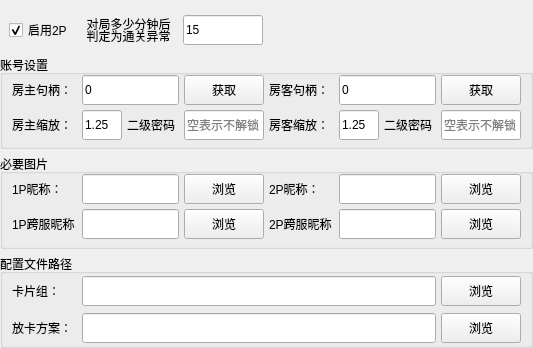
<?xml version="1.0" encoding="UTF-8"?>
<ui version="4.0">
 <class>StartParam</class>
 <widget class="QWidget" name="StartParam">
  <property name="geometry">
   <rect>
    <x>0</x>
    <y>0</y>
    <width>530</width>
    <height>348</height>
   </rect>
  </property>
  <property name="windowTitle">
   <string>Form</string>
  </property>
  <layout class="QVBoxLayout" name="verticalLayout_general" stretch="2,5,5,5">
   <property name="spacing">
    <number>5</number>
   </property>
   <property name="leftMargin">
    <number>0</number>
   </property>
   <property name="topMargin">
    <number>10</number>
   </property>
   <property name="rightMargin">
    <number>0</number>
   </property>
   <property name="bottomMargin">
    <number>0</number>
   </property>
   <item>
    <widget class="QWidget" name="widget_other_setting" native="true">
     <property name="minimumSize">
      <size>
       <width>0</width>
       <height>40</height>
      </size>
     </property>
     <layout class="QHBoxLayout" name="horizontalLayout_other_setting" stretch="0,0,2,7">
      <property name="topMargin">
       <number>0</number>
      </property>
      <property name="bottomMargin">
       <number>0</number>
      </property>
      <item>
       <widget class="QCheckBox" name="checkBox_enable_2p">
        <property name="minimumSize">
         <size>
          <width>65</width>
          <height>0</height>
         </size>
        </property>
        <property name="text">
         <string>启用2P</string>
        </property>
        <property name="checked">
         <bool>true</bool>
        </property>
       </widget>
      </item>
      <item>
       <widget class="QLabel" name="label_max_check_time">
        <property name="minimumSize">
         <size>
          <width>97</width>
          <height>0</height>
         </size>
        </property>
        <property name="text">
         <string>&lt;html&gt;&lt;head/&gt;&lt;body&gt;&lt;p style='line-height:0'&gt;对局多少分钟后&lt;/p&gt;&lt;p&gt;判定为通关异常&lt;/p&gt;&lt;/body&gt;&lt;/html&gt;</string>
        </property>
        <property name="alignment">
         <set>Qt::AlignCenter</set>
        </property>
       </widget>
      </item>
      <item>
       <widget class="QLineEdit" name="lineEdit_max_check_time">
        <property name="minimumSize">
         <size>
          <width>80</width>
          <height>30</height>
         </size>
        </property>
        <property name="text">
         <string>15</string>
        </property>
       </widget>
      </item>
      <item>
       <spacer name="horizontalSpacer">
        <property name="orientation">
         <enum>Qt::Horizontal</enum>
        </property>
        <property name="sizeHint" stdset="0">
         <size>
          <width>330</width>
          <height>20</height>
         </size>
        </property>
       </spacer>
      </item>
     </layout>
    </widget>
   </item>
   <item>
    <widget class="QGroupBox" name="groupBox_player_setting">
     <property name="title">
      <string>账号设置</string>
     </property>
     <layout class="QGridLayout" name="gridLayout_player_setting" rowstretch="1,1" columnstretch="1,1,1,1,1,1,1,1">
      <property name="topMargin">
       <number>0</number>
      </property>
      <property name="bottomMargin">
       <number>5</number>
      </property>
      <property name="spacing">
       <number>5</number>
      </property>
      <item row="0" column="0">
       <widget class="QLabel" name="label_1p_hwnd">
        <property name="minimumSize">
         <size>
          <width>65</width>
          <height>0</height>
         </size>
        </property>
        <property name="maximumSize">
         <size>
          <width>65</width>
          <height>16777215</height>
         </size>
        </property>
        <property name="text">
         <string>房主句柄：</string>
        </property>
       </widget>
      </item>
      <item row="0" column="1" colspan="2">
       <widget class="QLineEdit" name="lineEdit_1p_hwnd">
        <property name="minimumSize">
         <size>
          <width>0</width>
          <height>30</height>
         </size>
        </property>
        <property name="maximumSize">
         <size>
          <width>16777215</width>
          <height>30</height>
         </size>
        </property>
        <property name="text">
         <string>0</string>
        </property>
       </widget>
      </item>
      <item row="0" column="3">
       <widget class="QPushButton" name="pushButton_1p_hwnd">
        <property name="minimumSize">
         <size>
          <width>80</width>
          <height>30</height>
         </size>
        </property>
        <property name="maximumSize">
         <size>
          <width>45</width>
          <height>30</height>
         </size>
        </property>
        <property name="text">
         <string>获取</string>
        </property>
       </widget>
      </item>
      <item row="0" column="4">
       <widget class="QLabel" name="label_2p_hwnd">
        <property name="minimumSize">
         <size>
          <width>65</width>
          <height>0</height>
         </size>
        </property>
        <property name="maximumSize">
         <size>
          <width>50</width>
          <height>16777215</height>
         </size>
        </property>
        <property name="text">
         <string>房客句柄：</string>
        </property>
       </widget>
      </item>
      <item row="0" column="5" colspan="2">
       <widget class="QLineEdit" name="lineEdit_2p_hwnd">
        <property name="minimumSize">
         <size>
          <width>0</width>
          <height>30</height>
         </size>
        </property>
        <property name="maximumSize">
         <size>
          <width>16777215</width>
          <height>30</height>
         </size>
        </property>
        <property name="text">
         <string>0</string>
        </property>
       </widget>
      </item>
      <item row="0" column="7">
       <widget class="QPushButton" name="pushButton_2p_hwnd">
        <property name="minimumSize">
         <size>
          <width>80</width>
          <height>30</height>
         </size>
        </property>
        <property name="maximumSize">
         <size>
          <width>80</width>
          <height>30</height>
         </size>
        </property>
        <property name="text">
         <string>获取</string>
        </property>
       </widget>
      </item>
      <item row="1" column="0">
       <widget class="QLabel" name="label_1p_zoom">
        <property name="minimumSize">
         <size>
          <width>65</width>
          <height>0</height>
         </size>
        </property>
        <property name="maximumSize">
         <size>
          <width>65</width>
          <height>16777215</height>
         </size>
        </property>
        <property name="text">
         <string>房主缩放：</string>
        </property>
       </widget>
      </item>
      <item row="1" column="1">
       <widget class="QLineEdit" name="lineEdit_1p_zoom">
        <property name="minimumSize">
         <size>
          <width>40</width>
          <height>30</height>
         </size>
        </property>
        <property name="maximumSize">
         <size>
          <width>40</width>
          <height>30</height>
         </size>
        </property>
        <property name="text">
         <string>1.25</string>
        </property>
       </widget>
      </item>
      <item row="1" column="2">
       <widget class="QLabel" name="label_1p_2nd_psw">
        <property name="minimumSize">
         <size>
          <width>52</width>
          <height>0</height>
         </size>
        </property>
        <property name="maximumSize">
         <size>
          <width>52</width>
          <height>16777215</height>
         </size>
        </property>
        <property name="text">
         <string>二级密码：</string>
        </property>
       </widget>
      </item>
      <item row="1" column="3">
       <widget class="QLineEdit" name="lineEdit_1p_2nd_psw">
        <property name="minimumSize">
         <size>
          <width>80</width>
          <height>30</height>
         </size>
        </property>
        <property name="maximumSize">
         <size>
          <width>65</width>
          <height>30</height>
         </size>
        </property>
        <property name="toolTip">
         <string>为空时表示不解锁</string>
        </property>
        <property name="text">
         <string/>
        </property>
        <property name="placeholderText">
         <string>空表示不解锁</string>
        </property>
       </widget>
      </item>
      <item row="1" column="4">
       <widget class="QLabel" name="label_2p_zoom">
        <property name="minimumSize">
         <size>
          <width>65</width>
          <height>0</height>
         </size>
        </property>
        <property name="maximumSize">
         <size>
          <width>50</width>
          <height>16777215</height>
         </size>
        </property>
        <property name="text">
         <string>房客缩放：</string>
        </property>
       </widget>
      </item>
      <item row="1" column="5">
       <widget class="QLineEdit" name="lineEdit_2p_zoom">
        <property name="minimumSize">
         <size>
          <width>40</width>
          <height>30</height>
         </size>
        </property>
        <property name="maximumSize">
         <size>
          <width>40</width>
          <height>30</height>
         </size>
        </property>
        <property name="text">
         <string>1.25</string>
        </property>
       </widget>
      </item>
      <item row="1" column="6">
       <widget class="QLabel" name="label_2p_2nd_psw">
        <property name="minimumSize">
         <size>
          <width>52</width>
          <height>0</height>
         </size>
        </property>
        <property name="maximumSize">
         <size>
          <width>52</width>
          <height>16777215</height>
         </size>
        </property>
        <property name="text">
         <string>二级密码：</string>
        </property>
       </widget>
      </item>
      <item row="1" column="7">
       <widget class="QLineEdit" name="lineEdit_2p_2nd_psw">
        <property name="minimumSize">
         <size>
          <width>80</width>
          <height>30</height>
         </size>
        </property>
        <property name="maximumSize">
         <size>
          <width>80</width>
          <height>30</height>
         </size>
        </property>
        <property name="toolTip">
         <string>为空时表示不解锁</string>
        </property>
        <property name="placeholderText">
         <string>空表示不解锁</string>
        </property>
       </widget>
      </item>
     </layout>
    </widget>
   </item>
   <item>
    <widget class="QGroupBox" name="groupBox_necessity_pic">
     <property name="title">
      <string>必要图片</string>
     </property>
     <layout class="QGridLayout" name="gridLayout_necessity_pic">
      <property name="topMargin">
       <number>0</number>
      </property>
      <property name="bottomMargin">
       <number>5</number>
      </property>
      <property name="spacing">
       <number>5</number>
      </property>
      <item row="0" column="0">
       <widget class="QLabel" name="label_1p_name_pic">
        <property name="minimumSize">
         <size>
          <width>65</width>
          <height>0</height>
         </size>
        </property>
        <property name="maximumSize">
         <size>
          <width>65</width>
          <height>16777215</height>
         </size>
        </property>
        <property name="text">
         <string>1P昵称：</string>
        </property>
       </widget>
      </item>
      <item row="0" column="1">
       <widget class="QLineEdit" name="lineEdit_1p_name_pic">
        <property name="minimumSize">
         <size>
          <width>0</width>
          <height>30</height>
         </size>
        </property>
       </widget>
      </item>
      <item row="0" column="2">
       <widget class="QPushButton" name="pushButton_1p_name_pic">
        <property name="minimumSize">
         <size>
          <width>80</width>
          <height>30</height>
         </size>
        </property>
        <property name="maximumSize">
         <size>
          <width>40</width>
          <height>30</height>
         </size>
        </property>
        <property name="text">
         <string>浏览</string>
        </property>
       </widget>
      </item>
      <item row="0" column="3">
       <widget class="QLabel" name="label_2p_name_pic">
        <property name="minimumSize">
         <size>
          <width>65</width>
          <height>0</height>
         </size>
        </property>
        <property name="maximumSize">
         <size>
          <width>65</width>
          <height>16777215</height>
         </size>
        </property>
        <property name="text">
         <string>2P昵称：</string>
        </property>
       </widget>
      </item>
      <item row="0" column="4">
       <widget class="QLineEdit" name="lineEdit_2p_name_pic">
        <property name="minimumSize">
         <size>
          <width>0</width>
          <height>30</height>
         </size>
        </property>
       </widget>
      </item>
      <item row="0" column="5">
       <widget class="QPushButton" name="pushButton_2p_name_pic">
        <property name="minimumSize">
         <size>
          <width>80</width>
          <height>30</height>
         </size>
        </property>
        <property name="maximumSize">
         <size>
          <width>40</width>
          <height>30</height>
         </size>
        </property>
        <property name="text">
         <string>浏览</string>
        </property>
       </widget>
      </item>
      <item row="1" column="0">
       <widget class="QLabel" name="label_1p_cross_room_pic">
        <property name="minimumSize">
         <size>
          <width>65</width>
          <height>0</height>
         </size>
        </property>
        <property name="maximumSize">
         <size>
          <width>65</width>
          <height>16777215</height>
         </size>
        </property>
        <property name="text">
         <string>1P跨服昵称：</string>
        </property>
       </widget>
      </item>
      <item row="1" column="1">
       <widget class="QLineEdit" name="lineEdit_1p_cross_room_pic">
        <property name="minimumSize">
         <size>
          <width>0</width>
          <height>30</height>
         </size>
        </property>
       </widget>
      </item>
      <item row="1" column="2">
       <widget class="QPushButton" name="pushButton_1p_cross_room_pic">
        <property name="minimumSize">
         <size>
          <width>80</width>
          <height>30</height>
         </size>
        </property>
        <property name="maximumSize">
         <size>
          <width>40</width>
          <height>30</height>
         </size>
        </property>
        <property name="text">
         <string>浏览</string>
        </property>
       </widget>
      </item>
      <item row="1" column="3">
       <widget class="QLabel" name="label_2p_cross_room_pic">
        <property name="minimumSize">
         <size>
          <width>65</width>
          <height>0</height>
         </size>
        </property>
        <property name="maximumSize">
         <size>
          <width>65</width>
          <height>16777215</height>
         </size>
        </property>
        <property name="text">
         <string>2P跨服昵称：</string>
        </property>
       </widget>
      </item>
      <item row="1" column="4">
       <widget class="QLineEdit" name="lineEdit_2p_cross_room_pic">
        <property name="minimumSize">
         <size>
          <width>0</width>
          <height>30</height>
         </size>
        </property>
       </widget>
      </item>
      <item row="1" column="5">
       <widget class="QPushButton" name="pushButton_2p_cross_room_pic">
        <property name="minimumSize">
         <size>
          <width>80</width>
          <height>30</height>
         </size>
        </property>
        <property name="maximumSize">
         <size>
          <width>40</width>
          <height>30</height>
         </size>
        </property>
        <property name="text">
         <string>浏览</string>
        </property>
       </widget>
      </item>
     </layout>
    </widget>
   </item>
   <item>
    <widget class="QGroupBox" name="groupBox_flow_file_path">
     <property name="minimumSize">
      <size>
       <width>0</width>
       <height>90</height>
      </size>
     </property>
     <property name="title">
      <string>配置文件路径</string>
     </property>
     <layout class="QGridLayout" name="gridLayout_flow_file_path">
      <property name="topMargin">
       <number>0</number>
      </property>
      <property name="bottomMargin">
       <number>0</number>
      </property>
      <property name="spacing">
       <number>5</number>
      </property>
      <item row="0" column="0">
       <widget class="QLabel" name="label_deck_file">
        <property name="minimumSize">
         <size>
          <width>65</width>
          <height>0</height>
         </size>
        </property>
        <property name="text">
         <string>卡片组：</string>
        </property>
       </widget>
      </item>
      <item row="0" column="1">
       <widget class="QLineEdit" name="lineEdit_deck_file">
        <property name="minimumSize">
         <size>
          <width>0</width>
          <height>30</height>
         </size>
        </property>
       </widget>
      </item>
      <item row="0" column="2">
       <widget class="QPushButton" name="pushButton_deck_file">
        <property name="minimumSize">
         <size>
          <width>80</width>
          <height>30</height>
         </size>
        </property>
        <property name="maximumSize">
         <size>
          <width>40</width>
          <height>30</height>
         </size>
        </property>
        <property name="text">
         <string>浏览</string>
        </property>
       </widget>
      </item>
      <item row="1" column="0">
       <widget class="QLabel" name="label_plan_file">
        <property name="minimumSize">
         <size>
          <width>65</width>
          <height>0</height>
         </size>
        </property>
        <property name="text">
         <string>放卡方案：</string>
        </property>
       </widget>
      </item>
      <item row="1" column="1">
       <widget class="QLineEdit" name="lineEdit_plan_file">
        <property name="minimumSize">
         <size>
          <width>0</width>
          <height>30</height>
         </size>
        </property>
       </widget>
      </item>
      <item row="1" column="2">
       <widget class="QPushButton" name="pushButton_plan_file">
        <property name="minimumSize">
         <size>
          <width>80</width>
          <height>30</height>
         </size>
        </property>
        <property name="maximumSize">
         <size>
          <width>40</width>
          <height>30</height>
         </size>
        </property>
        <property name="text">
         <string>浏览</string>
        </property>
       </widget>
      </item>
     </layout>
    </widget>
   </item>
  </layout>
 </widget>
 <resources/>
 <connections/>
</ui>
